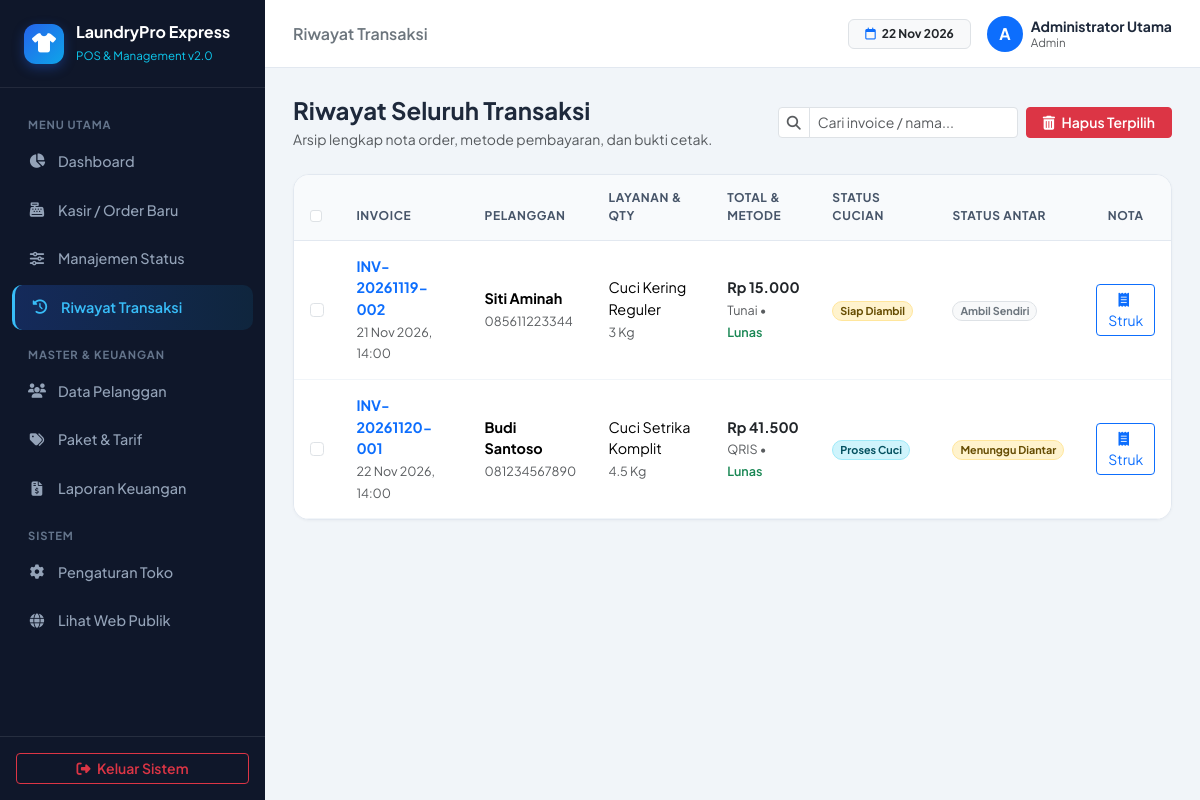
The page /admin_dashboard.php?page=riwayat (signed in) on the database its author committed.
### tables this page shows
CREATE TABLE `pengaturan_toko` (
    `id` INT PRIMARY KEY DEFAULT 1,
    `nama_toko` VARCHAR(100) NOT NULL DEFAULT 'LaundryPro Express',
    `tagline` VARCHAR(150) NOT NULL DEFAULT 'Bersih, Wangi, Rapi & Tepat Waktu',
    `alamat_toko` TEXT NOT NULL,
    `no_wa_toko` VARCHAR(25) NOT NULL,
    `biaya_antar_default` DECIMAL(12,2) NOT NULL DEFAULT 10000,
    `catatan_struk` VARCHAR(255) NOT NULL DEFAULT 'Terima kasih telah mempercayakan pakaian Anda kepada kami.'
);

CREATE TABLE `transaksi` (
    `id` INT AUTO_INCREMENT PRIMARY KEY,
    `kode_invoice` VARCHAR(30) NOT NULL UNIQUE,
    `pelanggan_id` INT NULL,
    `nama_pelanggan` VARCHAR(100) NOT NULL,
    `no_hp` VARCHAR(20) NOT NULL,
    `alamat_antar` TEXT NULL,
    `layanan_id` INT NULL,
    `jenis_layanan` VARCHAR(100) NOT NULL,
    `harga_satuan` DECIMAL(12,2) NOT NULL DEFAULT 0,
    `berat_qty` DECIMAL(8,2) NOT NULL,
    `satuan` VARCHAR(20) NOT NULL DEFAULT 'Kg',
    `subtotal` DECIMAL(12,2) NOT NULL,
    `diskon` DECIMAL(12,2) NOT NULL DEFAULT 0,
    `biaya_antar` DECIMAL(12,2) NOT NULL DEFAULT 0,
    `total_harga` DECIMAL(12,2) NOT NULL,
    `metode_bayar` ENUM('Tunai', 'QRIS', 'Transfer Bank') NOT NULL DEFAULT 'Tunai',
    `status_bayar` ENUM('Belum Lunas', 'Lunas') NOT NULL DEFAULT 'Lunas',
    `pakai_antar` TINYINT(1) NOT NULL DEFAULT 0,
    `status_cucian` ENUM('Baru Masuk', 'Proses Cuci', 'Proses Setrika', 'Siap Diambil', 'Selesai') NOT NULL DEFAULT 'Baru Masuk',
    `status_antar` ENUM('Ambil Sendiri', 'Menunggu Diantar', 'Sedang Diantar', 'Terkirim') NOT NULL DEFAULT 'Ambil Sendiri',
    `catatan` TEXT NULL,
    `estimasi_selesai` DATETIME NULL,
    `tanggal_transaksi` DATETIME DEFAULT CURRENT_TIMESTAMP,
    `updated_at` TIMESTAMP DEFAULT CURRENT_TIMESTAMP ON UPDATE CURRENT_TIMESTAMP,
    CONSTRAINT `fk_transaksi_user` FOREIGN KEY (`pelanggan_id`) REFERENCES `users`(`id`) ON DELETE SET NULL,
    CONSTRAINT `fk_transaksi_layanan` FOREIGN KEY (`layanan_id`) REFERENCES `layanan`(`id`) ON DELETE SET NULL
);

### config/helpers.php (called while the page is built, shortened)
<?php
function e(?string $str): string {
    return htmlspecialchars($str ?? '', ENT_QUOTES, 'UTF-8');
}
function rupiah($angka): string {
    return 'Rp ' . number_format((float)$angka, 0, ',', '.');
}
function get_toko(PDO $pdo): array {
    $stmt = $pdo->query("SELECT * FROM pengaturan_toko WHERE id = 1");
    return $stmt->fetch() ?: [
        'nama_toko' => 'LaundryPro Express',
        'tagline' => 'Solusi Laundry Modern',
        'alamat_toko' => 'Jl. Merdeka No. 1',
        'no_wa_toko' => '081234567890',
        'biaya_antar_default' => 10000,
        'catatan_struk' => 'Terima kasih atas kepercayaan Anda.'
    ];
}
function badge_status_cucian(string $status): string {
    return match ($status) {
        'Baru Masuk'     => 'bg-secondary-subtle text-secondary border border-secondary-subtle',
        'Proses Cuci'    => 'bg-info-subtle text-info-emphasis border border-info-subtle',
        'Proses Setrika' => 'bg-primary-subtle text-primary-emphasis border border-primary-subtle',
        'Siap Diambil'   => 'bg-warning-subtle text-warning-emphasis border border-warning-subtle',
        'Selesai'        => 'bg-success-subtle text-success-emphasis border border-success-subtle',
        default          => 'bg-light text-dark'
    };
}
function badge_status_antar(string $status): string {
    return match ($status) {
        'Ambil Sendiri'    => 'bg-light text-secondary border',
        'Menunggu Diantar' => 'bg-warning-subtle text-warning-emphasis border border-warning-subtle',
        'Sedang Diantar'   => 'bg-primary-subtle text-primary-emphasis border border-primary-subtle',
        'Terkirim'         => 'bg-success-subtle text-success-emphasis border border-success-subtle',
        default            => 'bg-light text-dark'
    };
}

### pages/riwayat.php (the view, shortened to what this page needs)
<?php
$riwayat = $pdo->query("SELECT * FROM transaksi ORDER BY id DESC")->fetchAll();
?>
<form action="actions/transaksi_hapus_massal.php" method="POST">
    <div class="d-flex flex-column flex-md-row justify-content-between align-items-md-center mb-4 gap-3">
        <div>
            <h4 class="fw-bold mb-1">Riwayat Seluruh Transaksi</h4>
            <p class="text-muted small mb-0">Arsip lengkap nota order, metode pembayaran, dan bukti cetak.</p>
        </div>
        <div class="d-flex gap-2">
            <div class="input-group input-group-sm" style="width: 240px;">
                <span class="input-group-text bg-white"><i class="fa-solid fa-search text-muted"></i></span>
                <input type="text" class="form-control" data-table-search="tblRiwayat" placeholder="Cari invoice / nama...">
            </div>
            <button type="submit" class="btn btn-danger btn-sm fw-semibold px-3" onclick="return confirm('Hapus semua transaksi yang dicentang?')">
                <i class="fa-solid fa-trash-can me-1"></i> Hapus Terpilih
            </button>
        </div>
    </div>
    <div class="card-pro overflow-hidden">
        <div class="table-responsive">
            <table class="table table-pro align-middle mb-0" id="tblRiwayat">
                <thead>
                    <tr>
                        <th style="width: 40px;"><input type="checkbox" class="form-check-input" data-select-all=".cb-trx"></th>
                        <th>Invoice</th>
                        <th>Pelanggan</th>
                        <th>Layanan & Qty</th>
                        <th>Total & Metode</th>
                        <th>Status Cucian</th>
                        <th>Status Antar</th>
                        <th class="text-center">Nota</th>
                    </tr>
                </thead>
                <tbody>
                    <?php if (empty($riwayat)): ?>
                        <tr><td colspan="8" class="text-center py-5 text-muted">Belum ada riwayat transaksi.</td></tr>
                    <?php else: ?>
                        <?php foreach ($riwayat as $r): ?>
                            <tr>
                                <td><input type="checkbox" class="form-check-input cb-trx" name="id_transaksi[]" value="<?= $r['id']; ?>"></td>
                                <td>
                                    <span class="fw-bold text-primary d-block"><?= e($r['kode_invoice']); ?></span>
                                    <small class="text-muted"><?= date('d M Y, H:i', strtotime($r['tanggal_transaksi'])); ?></small>
                                </td>
                                <td>
                                    <div class="fw-bold"><?= e($r['nama_pelanggan']); ?></div>
                                    <small class="text-muted"><?= e($r['no_hp']); ?></small>
                                </td>
                                <td>
                                    <div><?= e($r['jenis_layanan']); ?></div>
                                    <small class="text-muted"><?= (float)$r['berat_qty']; ?> <?= e($r['satuan']); ?></small>
                                </td>
                                <td>
                                    <div class="fw-bold text-dark"><?= rupiah($r['total_harga']); ?></div>
                                    <small class="text-muted"><?= e($r['metode_bayar']); ?> • <span class="<?= $r['status_bayar'] === 'Lunas' ? 'text-success' : 'text-danger'; ?> fw-semibold"><?= e($r['status_bayar']); ?></span></small>
                                </td>
                                <td><span class="badge rounded-pill <?= badge_status_cucian($r['status_cucian']); ?>"><?= e($r['status_cucian']); ?></span></td>
                                <td><span class="badge rounded-pill <?= badge_status_antar($r['status_antar']); ?>"><?= e($r['status_antar']); ?></span></td>
                                <td class="text-center">
                                    <a href="struk.php?id=<?= $r['id']; ?>" target="_blank" class="btn btn-sm btn-outline-primary">
                                        <i class="fa-solid fa-receipt me-1"></i> Struk
                                    </a>
                                </td>
                            </tr>
                        <?php endforeach; ?>
                    <?php endif; ?>
                </tbody>
            </table>
        </div>
    </div>
</form>

### admin_dashboard.php (shortened to what this page needs)
<?php
require_once 'config/database.php';
require_once 'config/helpers.php';
$toko = get_toko($pdo);
$allowedPages = [
    'home'             => 'Dashboard Utama',
    'transaksi_baru'   => 'Transaksi Baru (POS)',
    'manajemen_status' => 'Manajemen Status',
    'riwayat'          => 'Riwayat Transaksi',
    'pelanggan'        => 'Data Pelanggan',
    'layanan'          => 'Paket & Tarif Layanan',
    'laporan'          => 'Laporan Keuangan',
    'pengaturan'       => 'Pengaturan Toko'
];
$page = $_GET['page'] ?? 'home';
?>
<!DOCTYPE html>
<html lang="id">
<head>
    <link href="https://cdn.jsdelivr.net/npm/bootstrap@5.3.3/dist/css/bootstrap.min.css" rel="stylesheet">
    <link rel="stylesheet" href="https://cdnjs.cloudflare.com/ajax/libs/font-awesome/6.5.1/css/all.min.css">
    <link rel="stylesheet" href="assets/css/app.css">
</head>
<body>
    <aside class="sidebar no-print" id="appSidebar">
        <div class="sidebar-brand">
            <div class="brand-icon"><i class="fa-solid fa-shirt"></i></div>
            <div>
                <div class="fw-bold text-white lh-sm"><?= e($toko['nama_toko']); ?></div>
                <small class="text-info" style="font-size: 0.72rem;">POS & Management v2.0</small>
            </div>
        </div>
        <nav class="sidebar-nav">
            <div class="nav-section-title">Menu Utama</div>
            <a href="admin_dashboard.php?page=home" class="sidebar-link <?= $page === 'home' ? 'active' : ''; ?>">
                <i class="fa-solid fa-chart-pie fa-fw"></i> Dashboard
            </a>
            <a href="admin_dashboard.php?page=transaksi_baru" class="sidebar-link <?= $page === 'transaksi_baru' ? 'active' : ''; ?>">
                <i class="fa-solid fa-cash-register fa-fw"></i> Kasir / Order Baru
            </a>
            <a href="admin_dashboard.php?page=manajemen_status" class="sidebar-link <?= $page === 'manajemen_status' ? 'active' : ''; ?>">
                <i class="fa-solid fa-sliders fa-fw"></i> Manajemen Status
            </a>
            <a href="admin_dashboard.php?page=riwayat" class="sidebar-link <?= $page === 'riwayat' ? 'active' : ''; ?>">
                <i class="fa-solid fa-clock-rotate-left fa-fw"></i> Riwayat Transaksi
            </a>
            <div class="nav-section-title">Master & Keuangan</div>
            <a href="admin_dashboard.php?page=pelanggan" class="sidebar-link <?= $page === 'pelanggan' ? 'active' : ''; ?>">
                <i class="fa-solid fa-users fa-fw"></i> Data Pelanggan
            </a>
            <a href="admin_dashboard.php?page=layanan" class="sidebar-link <?= $page === 'layanan' ? 'active' : ''; ?>">
                <i class="fa-solid fa-tags fa-fw"></i> Paket & Tarif
            </a>
            <a href="admin_dashboard.php?page=laporan" class="sidebar-link <?= $page === 'laporan' ? 'active' : ''; ?>">
                <i class="fa-solid fa-file-invoice-dollar fa-fw"></i> Laporan Keuangan
            </a>
            <div class="nav-section-title">Sistem</div>
            <a href="admin_dashboard.php?page=pengaturan" class="sidebar-link <?= $page === 'pengaturan' ? 'active' : ''; ?>">
                <i class="fa-solid fa-gear fa-fw"></i> Pengaturan Toko
            </a>
            <a href="index.php" target="_blank" class="sidebar-link">
                <i class="fa-solid fa-globe fa-fw"></i> Lihat Web Publik
            </a>
        </nav>
        <div class="p-3 border-top border-secondary border-opacity-25">
            <a href="actions/auth_logout.php" class="btn btn-outline-danger btn-sm w-100 fw-semibold">
                <i class="fa-solid fa-right-from-bracket me-1"></i> Keluar Sistem
            </a>
        </div>
    </aside>
    <div class="main-wrapper">
        <header class="topbar no-print">
            <div class="d-flex align-items-center gap-3">
                <span class="fw-semibold text-secondary d-none d-sm-inline"><?= e($allowedPages[$page]); ?></span>
            </div>
            <div class="d-flex align-items-center gap-3">
                <span class="badge bg-light text-dark border px-3 py-2 d-none d-md-inline">
                    <i class="fa-regular fa-calendar me-1 text-primary"></i> <?= date('d M Y'); ?>
                </span>
                <div class="d-flex align-items-center gap-2">
                    <div class="bg-primary text-white rounded-circle d-flex align-items-center justify-content-center fw-bold" style="width: 36px; height: 36px;">
                        <?= strtoupper(substr($_SESSION['nama_lengkap'] ?? 'A', 0, 1)); ?>
                    </div>
                    <div class="lh-1">
                        <div class="fw-bold small"><?= e($_SESSION['nama_lengkap'] ?? 'Admin'); ?></div>
                        <small class="text-muted text-capitalize" style="font-size: 0.72rem;"><?= e($_SESSION['role']); ?></small>
                    </div>
                </div>
            </div>
        </header>
        <main class="content-container">
            <?php require __DIR__ . "/pages/{$page}.php"; ?>
        </main>
    </div>
</body>
</html>

### assets/css/app.css (style rules this page uses)
:root { --lp-primary: #2563eb; --lp-primary-dark: #1d4ed8; --lp-accent: #0ea5e9; --lp-sidebar-bg: #0f172a; --lp-sidebar-hover: rgba(255, 255, 255, 0.08); --lp-body-bg: #f1f5f9; --lp-card-border: #e2e8f0; --lp-sidebar-width: 265px; }
body { font-family: 'Plus Jakarta Sans', -apple-system, BlinkMacSystemFont, sans-serif; background-color: var(--lp-body-bg); color: #1e293b; overflow-x: hidden; }
.sidebar { position: fixed; top: 0; left: 0; width: var(--lp-sidebar-width); height: 100vh; background: var(--lp-sidebar-bg); color: #f8fafc; z-index: 1040; display: flex; flex-direction: column; transition: transform 0.3s ease; }
.sidebar-brand { padding: 1.35rem 1.5rem; border-bottom: 1px solid rgba(255, 255, 255, 0.08); display: flex; align-items: center; gap: 12px; }
.brand-icon { width: 40px; height: 40px; border-radius: 12px; background: linear-gradient(135deg, var(--lp-primary), var(--lp-accent)); display: flex; align-items: center; justify-content: center; color: #fff; font-size: 1.2rem; box-shadow: 0 4px 12px rgba(37, 99, 235, 0.35); }
.sidebar-nav { padding: 1rem 0.75rem; flex-grow: 1; overflow-y: auto; }
.nav-section-title { font-size: 0.7rem; font-weight: 700; text-transform: uppercase; letter-spacing: 0.08em; color: #64748b; padding: 0.75rem 1rem 0.4rem; }
.sidebar-link { display: flex; align-items: center; gap: 12px; padding: 0.72rem 1rem; margin-bottom: 4px; border-radius: 10px; color: #94a3b8; text-decoration: none; font-size: 0.9rem; font-weight: 500; transition: all 0.2s ease; }
.sidebar-link.active { background: linear-gradient(90deg, rgba(37, 99, 235, 0.25), rgba(14, 165, 233, 0.1)); color: #38bdf8; font-weight: 600; border-left: 3px solid #38bdf8; }
.main-wrapper { margin-left: var(--lp-sidebar-width); min-height: 100vh; display: flex; flex-direction: column; transition: margin-left 0.3s ease; }
.topbar { height: 68px; background: #ffffff; border-bottom: 1px solid var(--lp-card-border); padding: 0 1.75rem; display: flex; align-items: center; justify-content: space-between; position: sticky; top: 0; z-index: 1020; }
.content-container { padding: 1.75rem; flex-grow: 1; }
.card-pro { background: #ffffff; border: 1px solid var(--lp-card-border); border-radius: 16px; box-shadow: 0 1px 3px rgba(15, 23, 42, 0.04); }
.table-pro thead th { background-color: #f8fafc; color: #475569; font-size: 0.75rem; font-weight: 700; text-transform: uppercase; letter-spacing: 0.05em; border-bottom: 1px solid #e2e8f0; padding: 0.9rem 1rem; }
.table-pro tbody td { padding: 0.95rem 1rem; border-bottom: 1px solid #f1f5f9; font-size: 0.9rem; }

### rows shown on the page
pengaturan_toko: nama_toko "LaundryPro Express"
transaksi: kode_invoice "INV-20261119-002", tanggal_transaksi "21 Nov 2026, 14:00", nama_pelanggan "Siti Aminah", no_hp "085611223344", jenis_layanan "Cuci Kering Reguler", berat_qty "3", satuan "Kg", total_harga "Rp 15.000", metode_bayar "Tunai", status_bayar "Lunas", status_cucian "Siap Diambil", status_antar "Ambil Sendiri"
transaksi: kode_invoice "INV-20261120-001", tanggal_transaksi "22 Nov 2026, 14:00", nama_pelanggan "Budi Santoso", no_hp "081234567890", jenis_layanan "Cuci Setrika Komplit", berat_qty "4.5", satuan "Kg", total_harga "Rp 41.500", metode_bayar "QRIS", status_bayar "Lunas", status_cucian "Proses Cuci", status_antar "Menunggu Diantar"

### other values the page prints
$allowedPages[$page] "Riwayat Transaksi"
substr($_SESSION['nama_lengkap'] ?? 'A', 0, 1) "A"
$_SESSION['nama_lengkap'] "Administrator Utama"
$_SESSION['role'] "Admin"
